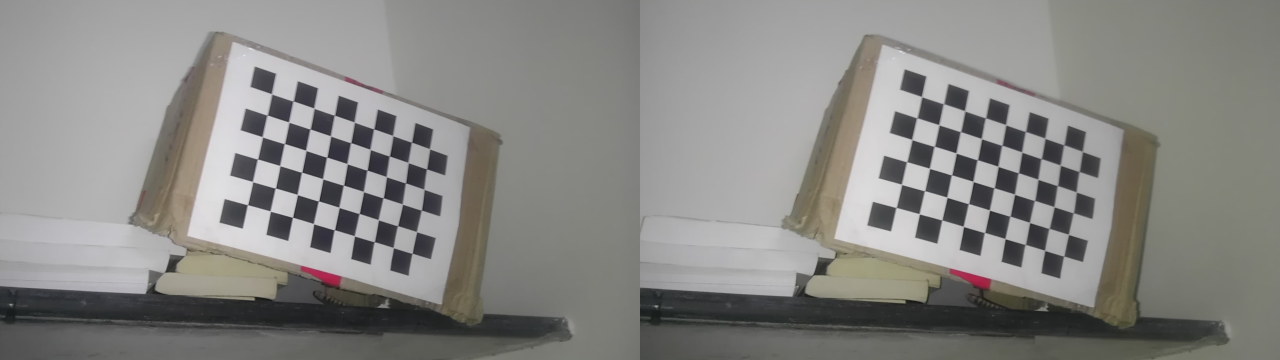
//> input picture testimages/55.jpg, 3840 x 1080 px (shown at 1/3 size)
$ ./bokehRelative ../testimages/55.jpg   (built with g++ and OpenCV 4, older OpenCV classes emulated)
//> lines starting //> are read from the running program, lines starting //| are printed output that depends on the picture; after the words box and inside, x2 and y2 are one past the last pixel; in counts of white or black regions, pixels touching at a corner belong together
#include "opencv2/core/core.hpp"
#include "opencv2/calib3d/calib3d.hpp"
#include <opencv2/highgui/highgui.hpp>
#include <opencv2/imgproc/imgproc.hpp>
#include "opencv2/contrib/contrib.hpp"
#include "opencv2/photo/photo.hpp"
//#include <opencv/imgproc/imgproc.h>
#include <stdio.h>
#include <string.h>
#include <math.h>

using namespace cv;
using namespace std;
Point point1;

int getDisparity(Mat g1, Mat g2, Mat &disp);
int getGaussianBlur(Mat img, Mat& retVal, int ksize);
int getThresh(Mat img, Mat& retVal, int l1, int l2, int h1, int h2);
int stackUp(vector<Mat>& layers, Mat& retVal);
int doMultiBlur(Mat img, Mat& retVal, Mat disp, Point p1);
int doCircBlur(Mat img, Mat& retVal, int radius);
int segmentForeground(Mat img, Mat &foreground);
int doGray(Mat img, Mat& retVal, Mat disp, Point p1);
int getRange(Mat disp, Point p1);

// [9 lines left out: function mouseHandler, not called in this run]

int main(int argc, char* argv[])
{
    point1 = Point(291, 352); // pre defined
    Mat img, g1, g2, disp, foreground, background, finImg;
    img = imread(argv[1]);
//> img is the input picture: 1080 rows x 3840 cols, CV_8UC3; mean B, G, R 131.9, 134.9, 135.6
    cvtColor(img, img, CV_RGBA2BGR);
    Mat img1(img, Rect(0, 0, img.cols/2, img.rows));
    Mat img2(img, Rect(img.cols/2, 0, img.cols/2, img.rows));
    //resize(img1, img1, Size(560, 630));
    //resize(img2, img2, Size(560, 630));
    cvtColor(img1, g1, CV_BGR2GRAY);
    cvtColor(img2, g2, CV_BGR2GRAY);
    printf("%d %d\n", img1.cols, img1.rows);
//| 1920 1080
    Mat newImg1(img1, Rect(70, 100, 500, 500));
    printf("newimg1\n");
    imshow("img", newImg1);
    cvSetMouseCallback("img", mouseHandler, NULL);
    getDisparity(g1, g2, disp);
    Mat newDisp;
    disp.copyTo(newDisp);
    //Mat newDisp(disp, Rect(70, 100, 500, 500));
    imshow("img", newImg1);
    waitKey(0);
    Mat blurImage;
    GaussianBlur(newImg1, blurImage, Size(19, 19), 15);
    doMultiBlur(newImg1, finImg, newDisp, point1);
    //doGray(newImg1, finImg, newDisp, point1);
    //addWeighted(newImg1, 0.3, finImg, 0.8, 0, finImg);
    imshow("final Image", finImg);
    waitKey(0);
    imwrite("multGaussBokeh.jpg", finImg);
    return 1;
}

int getDisparity(Mat g1, Mat g2, Mat &disp)
{
    Mat disp16;
    StereoSGBM sbm;
    sbm.SADWindowSize = 7; // 5
    sbm.numberOfDisparities = 128; //192
    sbm.preFilterCap = 4;
    sbm.minDisparity = -39; // -64
    sbm.uniquenessRatio = 9; // 1
    sbm.speckleWindowSize = 180; //150
    sbm.speckleRange = 2;
    sbm.disp12MaxDiff = 20; // 10
    sbm.fullDP = false;
    sbm.P1 = 600;
    sbm.P2 = 2400;
    sbm(g1, g2, disp16);
    normalize(disp16, disp, 0, 255, CV_MINMAX, CV_8U);
    Mat newDisp(disp, Rect(70, 100, 500, 500));
    Mat inpaintmask;
    imshow("prev disp", disp);
    threshold(newDisp, inpaintmask, 20, 255, THRESH_BINARY_INV);
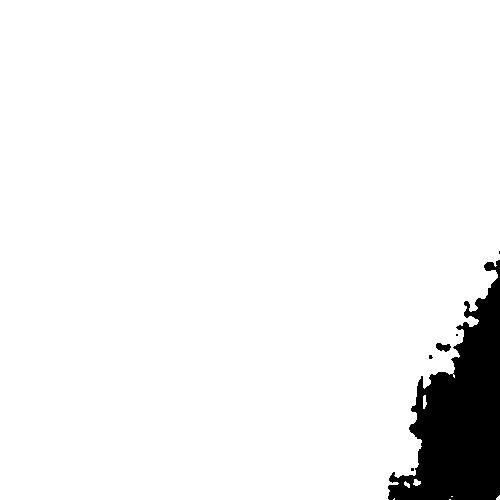
//> inpaintmask: 500 rows x 500 cols, CV_8UC1; 94.3% white; 6 black regions (4 under 20 px), largest, box (x1, y1, x2, y2) and area: (388, 260, 500, 500) 14083, (436, 343, 451, 352) 91
    imshow("thresh paint", inpaintmask);
    inpaint(newDisp, inpaintmask, disp, 10, INPAINT_NS);
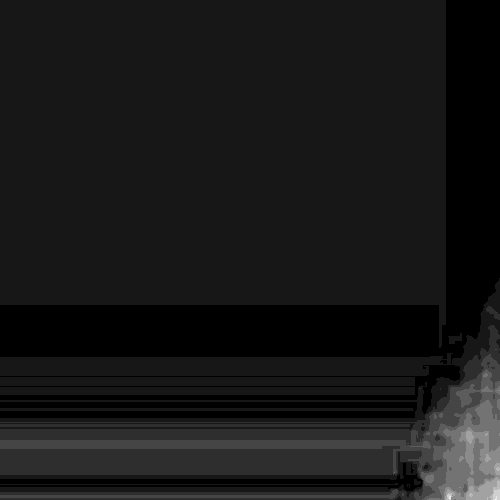
//> disp: 500 rows x 500 cols, CV_8UC1; min 21, max 32, mean 22; drawn with min black and max white
//> in doMultiBlur, `dispval = disp.at<uchar>(p1.y, p1.x);`: dispval = 21
    // [5 lines of commented-out code are left out]

    imshow("disparity",disp);
    //imshow("disp16", disp16);
    //imshow("equalizeDisp", equalizeDisp);
    if (disp.cols > 0 && disp.rows > 0)
    {
        return 1;
    }
    return 0;
}

// [42 lines left out: function doGray, not called in this run]

int getRange(Mat disp, Point p1)
{
//> called with p1 = Point(291, 352)
    int dispval, range;
    dispval = disp.at<uchar>(p1.y, p1.x);
//> dispval = 21
    range = dispval/6;
//> range = 3
    Mat thresh;

    inRange(disp, dispval - range, dispval + range, thresh);
//> thresh: 500 rows x 500 cols, CV_8UC1; 97.4% white; 6 black regions (4 under 20 px)

    vector<vector<Point> > contours;
    vector<Vec4i> hierarchy;
    Mat drawing, kernel;
    int size=3;
    drawing = Mat::zeros(thresh.size(), CV_8UC3);
    Mat fg;
    //cvtColor(foreground, fg, CV_BGR2GRAY);
    findContours(thresh.clone(), contours, hierarchy, CV_RETR_TREE, CV_CHAIN_APPROX_SIMPLE, Point(0,0));
//> contours = 8 contours, 5 with area under 20; largest, box (x1, y1, x2, y2) and area: (0, 0, 500, 500) 242469, (409, 440, 432, 450) 88, (438, 412, 444, 419) 24
    for (int i=0; i<contours.size(); i++)
    {
        if (contourArea(contours[i]) > 1000)
        {
            printf("%lf\n", contourArea(contours[i]));
            drawContours(drawing, contours, i, Scalar(255, 255, 255), CV_FILLED, 8, hierarchy, 0, Point());
        }
    }
//> this loop made 8 passes
//| 242469.000000
//> drawing: 500 rows x 500 cols, CV_8UC3; 97.4% white; 1 black region, box (x1, y1, x2, y2) and area: (421, 369, 500, 500) 6465

    kernel = getStructuringElement(MORPH_ELLIPSE, Size(2*size+1, 2*size+1), Point(size, size));
    //erode(drawing, drawing, kernel, Point(-1, -1), 2);
    Mat temp;
    //dilate(drawing, temp, kernel, Point(-1, -1), 1);
    temp = drawing.clone();
    drawing = Mat::zeros(thresh.size(), CV_8UC1);
    contours.clear();
//> contours = 0 contours
    hierarchy.clear();
    cvtColor(temp, temp, CV_BGR2GRAY);
//> temp: 500 rows x 500 cols, CV_8UC1; 97.4% white; 1 black region
    findContours(temp.clone(), contours, hierarchy, CV_RETR_TREE, CV_CHAIN_APPROX_SIMPLE, Point(0,0));
//> contours = 1 contour; box (x1, y1, x2, y2) and area: (0, 0, 500, 500) 242469
    for (int i=0; i<contours.size(); i++)
    {
        if (contourArea(contours[i]) > 2000)
        {
            printf("%lf\n", contourArea(contours[i]));
            drawContours(drawing, contours, i, Scalar(255, 255, 255), CV_FILLED, 8, hierarchy, 0, Point());
        }
    }
//> this loop made 1 pass
//| 242469.000000
    //dilate(drawing, drawing, kernel, Point(-1, -1), 1);
    //foreground = drawing.clone();
    imshow("contours", drawing);
    //background = Scalar(255, 255, 255) - foreground;

    Mat dispClone;
    bitwise_and(disp, drawing, dispClone);
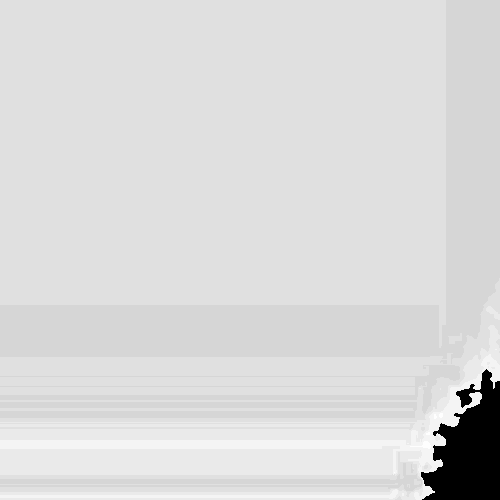
//> dispClone: 500 rows x 500 cols, CV_8UC1; min 0, max 25, mean 21.4; drawn with min black and max white
    imshow("dispClone", dispClone);
    Point minP, maxP;
    double minVal, maxVal;

    minMaxLoc(dispClone, &minVal, &maxVal, &minP, &maxP, thresh);
//> minVal = 0; maxVal = 24; minP = Point(493, 394); maxP = Point(495, 349)
    printf("%lf %lf\n", minVal, maxVal);
//| 0.000000 24.000000

    drawing = Mat::zeros(thresh.size(), CV_8UC3);
    contours.clear();
//> contours = 0 contours
    hierarchy.clear();
    return (maxVal - dispval);
}

int doMultiBlur(Mat img, Mat& retVal, Mat disp, Point p1)
{
    int dispval, range, i, lval, hval;
    int l1, l2, h1, h2;
    vector<Mat> layers, blurs, finLayers;
    //Mat thresh, blur, bitwiseImg;
    int threshVal;

    dispval = disp.at<uchar>(p1.y, p1.x);
    range = getRange(disp, p1);
//> range = 3
    range = dispval/12;
//> range = 1
    printf("%d %d\n", range, dispval);
//| 1 21
    lval = dispval+1;
//> lval = 22
    hval = dispval-1;
//> hval = 20
    for(i=1; i<4; i++)
    {
        l1 = lval - range;
        l2 = lval;
        h1 = hval;
        h2 = hval + range;
        printf("%d %d %d %d\n", l1, l2, h1, h2);
        Mat thresh;
        Mat seg;
        threshVal = getThresh(disp, thresh, l1, l2, h1, h2);
        if (!threshVal)
        {
            printf("break\n");
            break;
        }
        thresh.copyTo(seg);
        segmentForeground(thresh, seg);
        imshow("thresh", thresh);
        imshow("seg", seg);
        waitKey(0);
        layers.push_back(seg);

        lval = l1;
        hval = h2;
        range*=1.2;
    }
//> this loop made 3 passes
//> (l1, l2, lval) on passes 1 to 3: (21, 22, 21), (20, 21, 20), (19, 20, 19)
//> (printed output is left out)
//> pass 1, in getThresh, `inRange(img, l1, l2-1, thresh1);`:
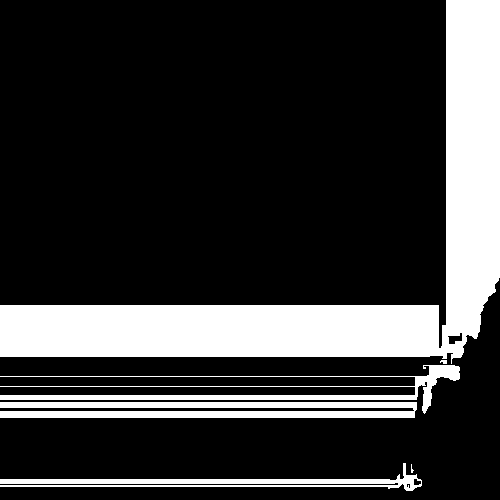
//> thresh1: 500 rows x 500 cols, CV_8UC1; 21.2% white; 6 white regions (1 under 20 px), largest, box (x1, y1, x2, y2) and area: (0, 0, 500, 364) 40649, (0, 402, 417, 418) 5417, (0, 365, 460, 414) 3761, (0, 463, 422, 491) 3076, (440, 360, 447, 364) 22
//> after the loop, range = 1
    Mat blurimg;
    //GaussianBlur(img, blurimg, Size(11, 11), 1);
    blurs.push_back(img);
    //blurs.push_back(img);
    for(i=1; i<layers.size(); i++)
    {
        Mat blur;
        GaussianBlur(img, blur, Size(2*i+1, 2*i+1), 2*i);
        // [4 lines of commented-out code are left out]
        blurs.push_back(blur);
    }
//> this loop made 2 passes
    int sigma = 2*i;
    int size = 2*i+1;
    Mat backLayer;
    backLayer = Mat::zeros(img.cols, img.rows, CV_8UC3);
    for(i=0; i<layers.size(); i++)
    {
        Mat bitwiseImg;
        bitwise_and(layers[i], blurs[i], bitwiseImg);
        add(backLayer, layers[i], backLayer);
        //imshow("thresh", layers[i]);
        //imshow("bitwiseImg", bitwiseImg);
        //waitKey(0);
        finLayers.push_back(bitwiseImg);
    }
//> this loop made 3 passes
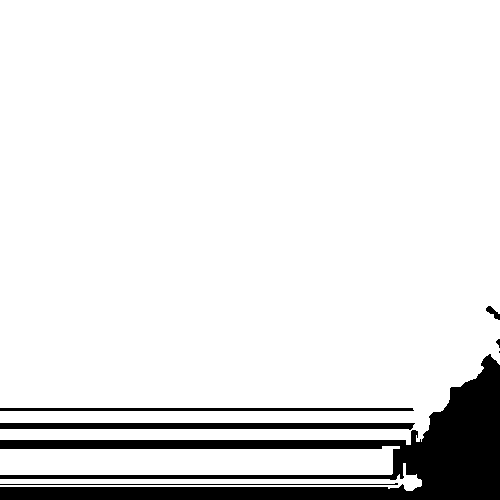
//> backLayer: 500 rows x 500 cols, CV_8UC3; 90.2% white; 7 black regions (1 under 20 px), largest, box (x1, y1, x2, y2) and area: (0, 354, 500, 500) 20217, (0, 423, 415, 430) 2482, (0, 408, 414, 411) 1240, (0, 483, 398, 485) 401, (486, 306, 500, 320) 89, (496, 339, 500, 348) 21

    Mat blurImage;
    backLayer = Scalar(255, 255, 255) - backLayer;
    //imshow("backLayer", backLayer);
    //waitKey(0);
    GaussianBlur(img, blurImage, Size(size, size), sigma);
    //imshow("bluriamge", blurImage);
    bitwise_and(blurImage, backLayer, backLayer);
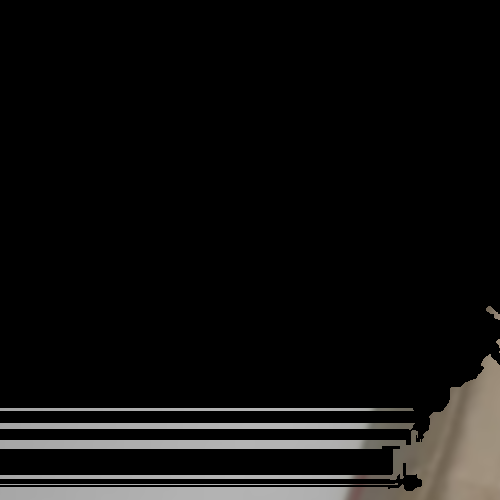
//> backLayer: 500 rows x 500 cols, CV_8UC3; mean R, G, B 15.2, 14.6, 13.9
    //imshow("backLayer", backLayer);
    //waitKey(0);
    //finLayers.push_back(blurImage);
    finLayers.push_back(backLayer);
    //blurs.push_back(blurImage);

    stackUp(finLayers, retVal);

    return 1;


}

int getThresh(Mat img, Mat& retVal, int l1, int l2, int h1, int h2)
{
    Mat thresh1, thresh2, thresh;
    if (l2 < 0 && h1 > 255)
    {
        printf("return 0\n");
        return 0;
    }

    if (l1 < 0 && l2 < 0)
    {
        thresh1 = Mat::zeros(img.size(), CV_8U);
    }
    else if(l1 < 0)
    {
        l1 = 0;
        inRange(img, l1, l2-1, thresh1);
    }
    else
    {
        inRange(img, l1, l2-1, thresh1);
    }

    if (h2 > 255 && h1 > 255)
    {
        thresh2 = Mat::zeros(img.size(), CV_8U);
    }
    else if (h2 > 255)
    {
        h2 = 255;
        inRange(img, h1+1, h2, thresh2);
    }
    else
    {
        inRange(img, h1+1, h2, thresh2);
    }

    //imshow("thresh1", thresh1);
    //imshow("thresh2", thresh2);
    bitwise_or(thresh1, thresh2, thresh);

    vector<Mat> threshLayers;
    threshLayers.push_back(thresh);
    threshLayers.push_back(thresh);
    threshLayers.push_back(thresh);

    merge(threshLayers, retVal);

    if (retVal.size() == img.size())
    {
        return 1;
    }
    return 0;
}

// [9 lines left out: function getGaussianBlur, not called in this run]

int stackUp(vector<Mat>& layers, Mat& retVal)
{
    int i;
    retVal = Mat::zeros(layers[i].size(), CV_8UC3);
//> retVal: 500 rows x 500 cols, CV_8UC3; every value is 0
    //addWeighted(layers[0], 0.72, layers[1], 0.72, 0, retVal);
    for(i=0; i<layers.size(); i++)
    {
        add(retVal, layers[i], retVal);
    }
//> this loop made 4 passes
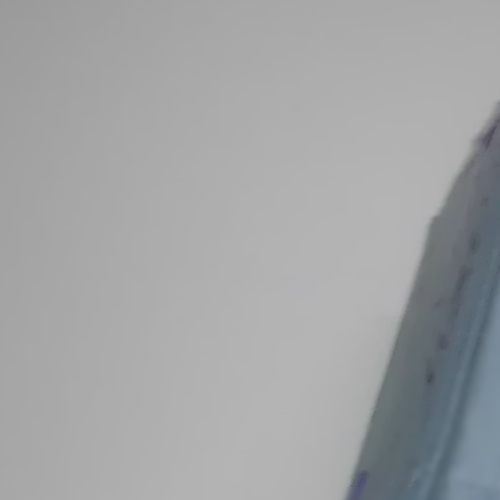
//> retVal: 500 rows x 500 cols, CV_8UC3; mean B, G, R 164.7, 163.5, 161.8
    if (retVal.size() == layers[0].size())
    {
        return 1;
    }
    return 0;
}

// [18 lines left out: function doCircBlur, not called in this run]

int segmentForeground(Mat img, Mat &foreground)
{
    vector<vector<Point> > contours;
    vector<Vec4i> hierarchy;
    Mat drawing, kernel;
    int size=3;
    drawing = Mat::zeros(img.size(), CV_8UC3);
    Mat fg;
    cvtColor(foreground, fg, CV_BGR2GRAY);
    findContours(fg.clone(), contours, hierarchy, CV_RETR_TREE, CV_CHAIN_APPROX_SIMPLE, Point(0,0));
    for (int i=0; i<contours.size(); i++)
    {
        if (contourArea(contours[i]) > 1000)
        {
            printf("%lf\n", contourArea(contours[i]));
            drawContours(drawing, contours, i, Scalar(255, 255, 255), CV_FILLED, 8, hierarchy, 0, Point());
        }
    }

    kernel = getStructuringElement(MORPH_ELLIPSE, Size(2*size+1, 2*size+1), Point(size, size));
    //erode(drawing, drawing, kernel, Point(-1, -1), 2);
    Mat temp;
    //dilate(drawing, temp, kernel, Point(-1, -1), 1);
    temp = drawing.clone();
    drawing = Mat::zeros(img.size(), CV_8UC3);
    contours.clear();
    hierarchy.clear();
    cvtColor(temp, temp, CV_BGR2GRAY);
    findContours(temp.clone(), contours, hierarchy, CV_RETR_TREE, CV_CHAIN_APPROX_SIMPLE, Point(0,0));
    for (int i=0; i<contours.size(); i++)
    {
        if (contourArea(contours[i]) > 2000)
        {
            printf("%lf\n", contourArea(contours[i]));
            drawContours(drawing, contours, i, Scalar(255, 255, 255), CV_FILLED, 8, hierarchy, 0, Point());
        }
    }
    //dilate(drawing, drawing, kernel, Point(-1, -1), 1);
    foreground = drawing.clone();
    imshow("contours", drawing);
    //background = Scalar(255, 255, 255) - foreground;

    drawing = Mat::zeros(img.size(), CV_8UC3);
    contours.clear();
    hierarchy.clear();
    // [32 lines of commented-out code are left out]
    return 1;
}

// [17 lines left out: function doGrabCut, not called in this run]

$ run again, on testimages/62.jpg
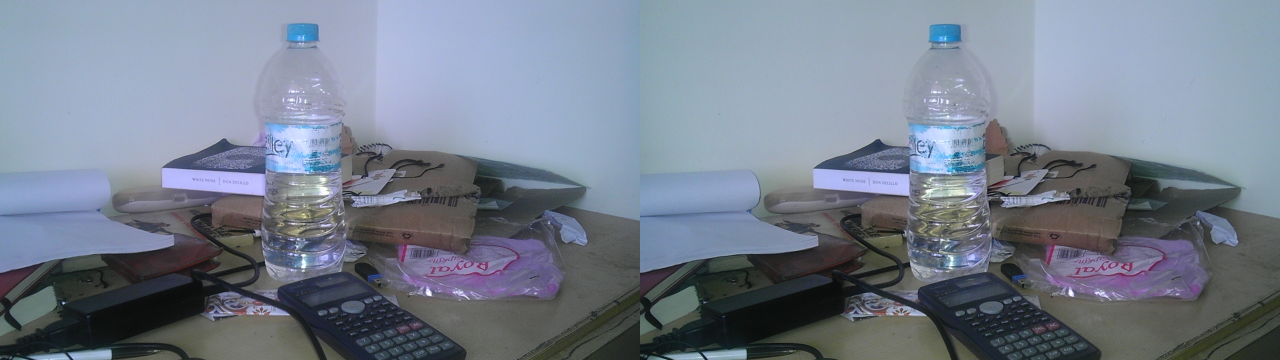
//> input picture testimages/62.jpg, 3840 x 1080 px (shown at 1/3 size)
//> img is the input picture: 1080 rows x 3840 cols, CV_8UC3; mean B, G, R 141.1, 126.5, 117.3
//| 1920 1080
//> in getDisparity, `threshold(newDisp, inpaintmask, 20, 255, THRESH_BINARY_INV);`:
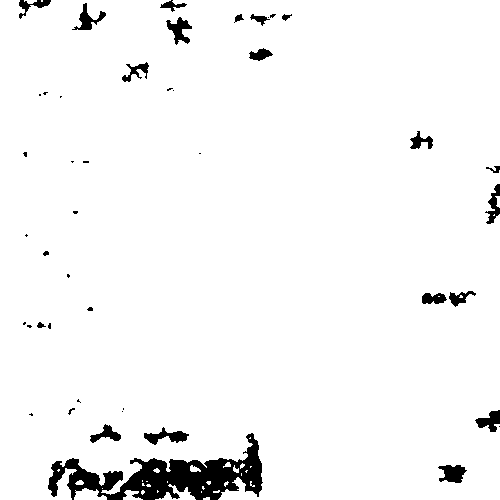
//> inpaintmask: 500 rows x 500 cols, CV_8UC1; 96.1% white; 45 black regions (24 under 20 px), largest, box (x1, y1, x2, y2) and area: (48, 433, 263, 500) 5826, (144, 427, 189, 445) 355, (438, 465, 467, 483) 351
//> in doMultiBlur, `dispval = disp.at<uchar>(p1.y, p1.x);`: dispval = 30
//> in getRange, `range = dispval/6;`: range = 5
//> in getRange, `findContours(thresh.clone(), contours, hierarchy, CV_RETR_TREE, CV_CHA..`: contours = 9 contours, 8 with area under 20; largest, box (x1, y1, x2, y2) and area: (0, 0, 414, 500) 74785
//> the loop in getRange, `for (int i=0; i<contours.size(); i++)` made 9 passes
//| 74785.000000
//> in getRange, `contours.clear();`: contours = 0 contours
//> temp: 500 rows x 500 cols, CV_8UC1; 30.4% white; 1 white region
//> in getRange, `findContours(temp.clone(), contours, hierarchy, CV_RETR_TREE, CV_CHAIN..`: contours = 1 contour; box (x1, y1, x2, y2) and area: (0, 0, 414, 500) 74785
//> the loop in getRange, `for (int i=0; i<contours.size(); i++)` made 1 pass
//| 74785.000000
//> minVal = 0; maxVal = 35; minP = Point(67, 67); maxP = Point(413, 1)
//| 0.000000 35.000000
//> in getRange, `contours.clear();`: contours = 0 contours
//> in doMultiBlur, `range = getRange(disp, p1);`: range = 5
//> in doMultiBlur, `range = dispval/12;`: range = 2
//| 2 30
//> in doMultiBlur, `lval = dispval+1;`: lval = 31
//> in doMultiBlur, `hval = dispval-1;`: hval = 29
//> the loop in doMultiBlur, `for(i=1; i<4; i++)` made 3 passes
//> (l1, l2, h1, h2, lval, hval) on passes 1 to 3: (29, 31, 29, 31, 29, 31), (27, 29, 31, 33, 27, 33), (25, 27, 33, 35, 25, 35)
//> (printed output is left out)
//> after the loop in doMultiBlur, `for(i=1; i<4; i++)`: range = 2
//> the loop in doMultiBlur, `for(i=1; i<layers.size(); i++)` made 2 passes
//> the loop in doMultiBlur, `for(i=0; i<layers.size(); i++)` made 3 passes
//> the loop in stackUp, `for(i=0; i<layers.size(); i++)` made 4 passes
//> after the loop in stackUp, `for(i=0; i<layers.size(); i++)`:
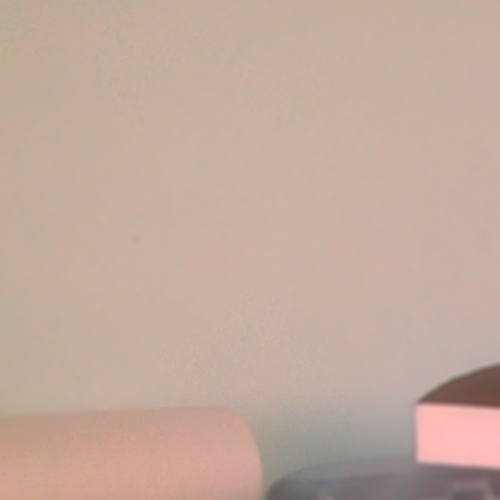
//> retVal: 500 rows x 500 cols, CV_8UC3; mean B, G, R 156.9, 170.9, 195.3
